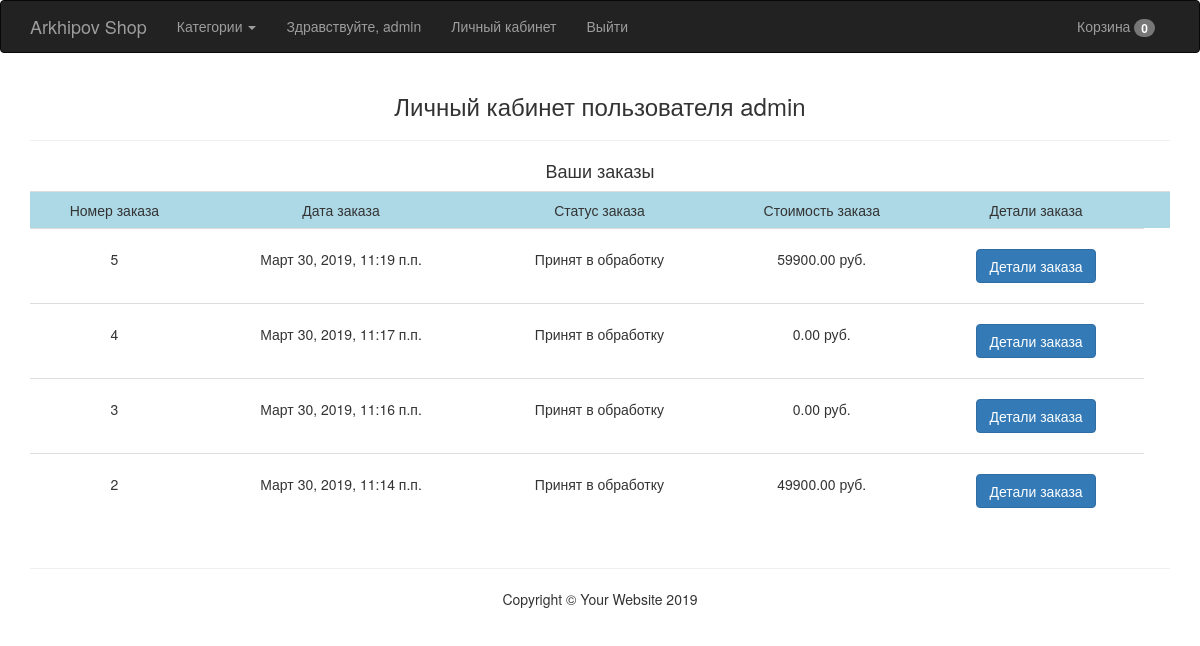
The app's page /account/ (signed in) with its own data.
### shop/models.py (models this page shows, shortened)
class Order(models.Model):
    user = models.ForeignKey(settings.AUTH_USER_MODEL, on_delete=models.CASCADE)
    items = models.ManyToManyField(Cart)
    total = models.DecimalField(max_digits=9, decimal_places=2, default=0.00)
    first_name = models.CharField(max_length=200)
    last_name = models.CharField(max_length=200)
    phone = models.CharField(max_length=20)
    address = models.CharField(max_length=255)
    buying_type = models.CharField(max_length=40, choices=(('Самовывоз','Самовывоз'),('Доставка','Доставка')), default='Самовывоз')
    date = models.DateTimeField(auto_now_add=True)
    comments = models.TextField()
    status = models.CharField(max_length=100, choices=ORDER_STATUS_CHOICES, default='Принят в обработку')

### shop/views.py (the view)
# urls.py: path('account/', views.account_view, name='account_view'),
def account_view(request):  # страница личного кабинете
    order = Order.objects.filter(user=request.user).order_by('-id')
    categories = Category.objects.all()
    context = {
        'order': order,
        'categories': categories,
    }
    return render(request, 'shop/account.html', context)

### shop/models.py (called while the page is built)
    def get_absolute_url(self):  # получается юрл пути
        return reverse('category_view', kwargs={'category_slug': self.slug})

### templates/shop/account.html (shortened to what this page needs)
{% extends 'shop/base.html' %}
{% block content %}
<h3 class="text-center">Личный кабинет пользователя {{ request.user }}</h3>
<hr>
<h4 class='text-center'>Ваши заказы</h4>
<table class='table'>
<tr style='background:lightblue;'>
	<td class='text-center'>Номер заказа</td>
	<td class='text-center'>Дата заказа</td>
	<td class='text-center'>Статус заказа</td>
	<td class='text-center'>Стоимость заказа</td>
	<td class='text-center'>Детали заказа</td>
	<td></td>
</tr>
{% for item in order %}
<tr>
	<td class='text-center' style='padding-top: 20px; padding-bottom: 20px;'>{{ item.id }}</td>
	<td class='text-center' style='padding-top: 20px; padding-bottom: 20px;'>{{ item.date }}</td>
	<td class='text-center' style='padding-top: 20px; padding-bottom: 20px;'>{{ item.status }}</td>
	<td class='text-center' style='padding-top: 20px; padding-bottom: 20px;'>{{ item.total }} руб.</td>
	<td class='text-center' style='padding-top: 20px; padding-bottom: 20px;'><button type="button" class="btn btn-primary btn-md" data-toggle="modal" data-target="#myModal-{{ item.id }}">
  Детали заказа
</button></td>
</tr>
{% endfor %}
</table>
{% endblock content %}

### templates/shop/base.html (shortened to what this page needs)
{% load static %}
<!DOCTYPE html>
<html lang="en">
<head>
    <link href="{% static 'css/bootstrap.min.css' %}" rel="stylesheet">
</head>
<body>
    <nav class="navbar navbar-inverse" role="navigation">
        <div class="container">
            <div class="navbar-header">
                <a class="navbar-brand" href="/">Arkhipov Shop</a>
            </div>
            <div class="collapse navbar-collapse" id="bs-example-navbar-collapse-1">
                <ul class="nav navbar-nav">
                {% if not request.get_full_path == '/' %}
					<li class="dropdown">
			          <a href="#" class="dropdown-toggle" data-toggle="dropdown" role="button" aria-haspopup="true" aria-expanded="false">Категории <span class="caret"></span></a>
					</li>
				{% endif %}
					{% if not request.user.is_authenticated %}
					<li>
					    <p class='navbar-text'>Здравствуйте, гость!</p>
					</li>
					<li>
						<a href='{% url "login_view" %}'>Войти</a>
					</li>
					<li>
						<a href='{% url "registration_view" %}'>Регистрация</a>
					</li>
                    {% else %}
					<li>
					    <p class='navbar-text'>Здравствуйте, {{ request.user }} </p>
					</li>
					<li>
						<a href='{% url "account_view" %}'>Личный кабинет</a>
					</li>
					<li>
						<a href='{% url "logout" %}'>Выйти</a>
					</li>
					{% endif %}
                </ul>
                <ul class="nav navbar-nav navbar-right">
                	<li><a href='{% url "cart_view" %}'>Корзина <span class='badge' id='cart_count'>{% if not request.session.total %} 0 {% else %} {{ request.session.total }} {% endif %}</span></a></li>
                </ul>
            </div>
        </div>
    </nav>
    <div class="container">
    	{% block content %}{% endblock content %}
    </div>
    <div class="container">
        <hr>
        <footer>
            <div class="row">
                <div class="col-lg-12">
                    <p class="text-center">Copyright &copy; Your Website 2019</p>
                </div>
            </div>
        </footer>
    </div>
</body>
</html>

### records on screen
Order: id "5", date "Март 30, 2019, 11:19 п.п.", status "Принят в обработку", total "59900.00"
Order: id "4", date "Март 30, 2019, 11:17 п.п.", status "Принят в обработку", total "0.00"
Order: id "3", date "Март 30, 2019, 11:16 п.п.", status "Принят в обработку", total "0.00"
Order: id "2", date "Март 30, 2019, 11:14 п.п.", status "Принят в обработку", total "49900.00"

### other values on screen
{{ request.user }} "admin"
